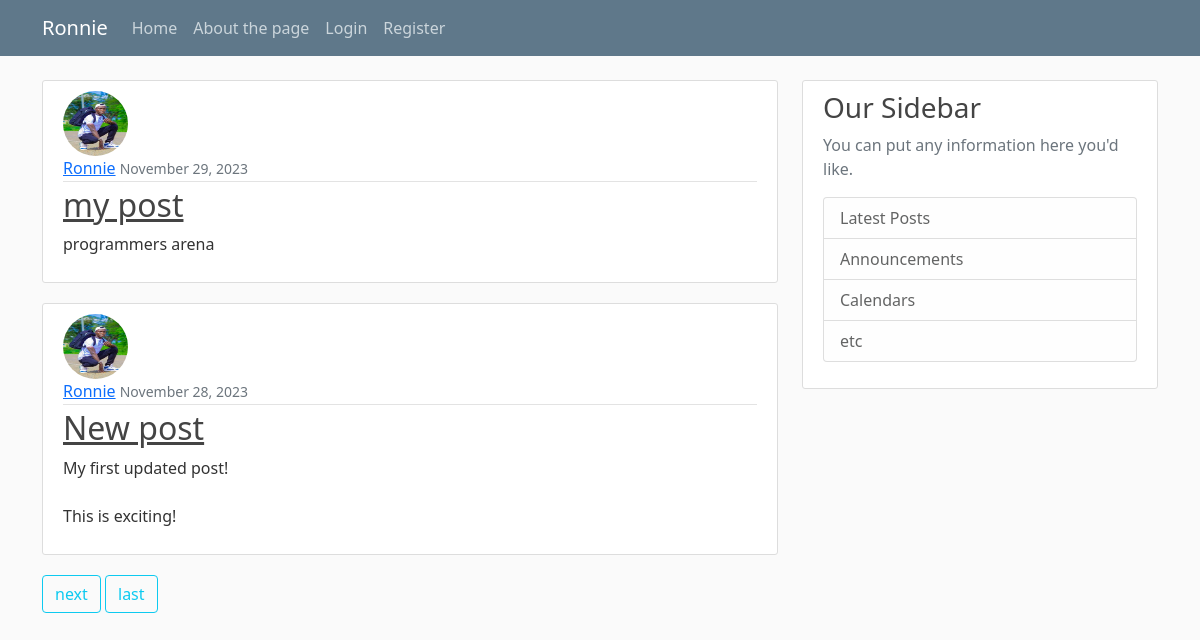
The page / on the database its author committed.
### blog/models.py (models this page shows, shortened)
class Post(models.Model):
    title = models.CharField(max_length=100)
    content = models.TextField()
    date_posted = models.DateTimeField(default=timezone.now)
    author = models.ForeignKey(User, on_delete=models.CASCADE)

### users/models.py (models this page shows, shortened)
class Profile(models.Model):
    user = models.OneToOneField(User,on_delete=models.CASCADE)
    image = models.ImageField(default='default.jpg', upload_to='profile_pics')

### blog/views.py (the view)
# urls.py: path('', PostListView.as_view(), name='blog-home'),
class PostListView(ListView):
    model = Post
    template_name = 'blog/home.html'
    context_object_name = 'posts'
    ordering = ['-date_posted']
    paginate_by = 2

### blog/templates/blog/home.html (shortened to what this page needs)
{% extends "blog/base.html" %}
{% block content %}
    {% for post in posts %}
        <article class="media content-section">
          <img class="rounded-circle article-img" src="{{ post.author.profile.image.url }}">
          <div class="media-body">
            <div class="article-metadata">
              <a class="mr-2" href="{% url 'user-posts' post.author.username %}">{{ post.author }}</a>
              <small class="text-muted">{{ post.date_posted|date:"F d, Y" }}</small>
            </div>
            <h2><a class="article-title" href="{% url 'post-detail' post.id %}">{{ post.title }}</a></h2>
            <p class="article-content">{{ post.content }}</p>
          </div>
        </article>
    {% endfor %}
    {% if is_paginated %}
      {% if page_obj.has_next %}
      <a class="btn btn-outline-info mb-4" href="?page={{ page_obj.next_page_number }}">next</a>
      <a class="btn btn-outline-info mb-4" href="?page={{ page_obj.paginator.num_pages }}">last</a>
      {% endif %}
    {% endif %}
{% endblock content %}

### blog/templates/blog/base.html (shortened to what this page needs)
{% load static %}
<!DOCTYPE html>
<html>
<head>
        <link href="https://cdn.jsdelivr.net/npm/bootstrap@5.1.3/dist/css/bootstrap.min.css" rel="stylesheet">
    <link rel="stylesheet" type="text/css" href="{% static 'blog/main.css' %}">
</head>
<body>
    <header class="site-header">
        <nav class="navbar navbar-expand-md navbar-dark bg-steel fixed-top">
            <div class="container">
                <a class="navbar-brand mr-4" href="{% url 'blog-home' %}">Ronnie</a>
                <div class="collapse navbar-collapse" id="navbarToggle">
                  <div class="navbar-nav mr-auto">
                    <a class="nav-item nav-link" href="{% url 'blog-home' %}">Home</a>
                    <a class="nav-item nav-link" href="{% url 'blog-about' %}">About the page</a>
                  </div>
                  <div class="navbar-nav">
                    {% if user.is_authenticated %}
                    <a class="nav-item nav-link" href="{% url 'post-create' %}">New Post </a>
                      <a class="nav-item nav-link" href="{% url 'profile' %}">profile</a>
                      <a class="nav-item nav-link" href="{% url 'logout' %}">Logout</a>
                    {% else %}
                      <a class="nav-item nav-link" href="{% url 'login' %}">Login</a>
                      <a class="nav-item nav-link" href="{% url 'register' %}">Register</a>
                    {% endif %}
                  </div>
                </div>
              </div>
            </nav>
          </header>
          <main role="main" class="container">
            <div class="row">
              <div class="col-md-8">
                {% block content %}{% endblock %}
              </div>
              <div class="col-md-4">
                <div class="content-section">
                  <h3>Our Sidebar</h3>
                  <p class='text-muted'>You can put any information here you'd like.
                    <ul class="list-group">
                      <li class="list-group-item list-group-item-light">Latest Posts</li>
                      <li class="list-group-item list-group-item-light">Announcements</li>
                      <li class="list-group-item list-group-item-light">Calendars</li>
                      <li class="list-group-item list-group-item-light">etc</li>
                    </ul>
                  </p>
                </div>
              </div>
            </div>
          </main>
</body>
</html>

### blog/static/blog/main.css (style rules this page uses)
body { background: #fafafa; color: #333333; margin-top: 5rem; }
h1, h2, h3, h4, h5, h6 { color: #444444; }
ul { margin: 0; }
.bg-steel { background-color: #5f788a; }
.site-header .navbar-nav .nav-link { color: #cbd5db; }
.content-section { background: #ffffff; padding: 10px 20px; border: 1px solid #dddddd; border-radius: 3px; margin-bottom: 20px; }
.article-title { color: #444444; }
.article-content { white-space: pre-line; }
.article-img { height: 65px; width: 65px; margin-right: 16px; }
.article-metadata { padding-bottom: 1px; margin-bottom: 4px; border-bottom: 1px solid #e3e3e3 }

### rows shown on the page
Post: author.profile.image (picture), author "Ronnie", date_posted "November 29, 2023", title "my post", content "programmers arena"
Post: author.profile.image (picture), author "Ronnie", date_posted "November 28, 2023", title "New post", content "My first updated post! This is exciting!"
